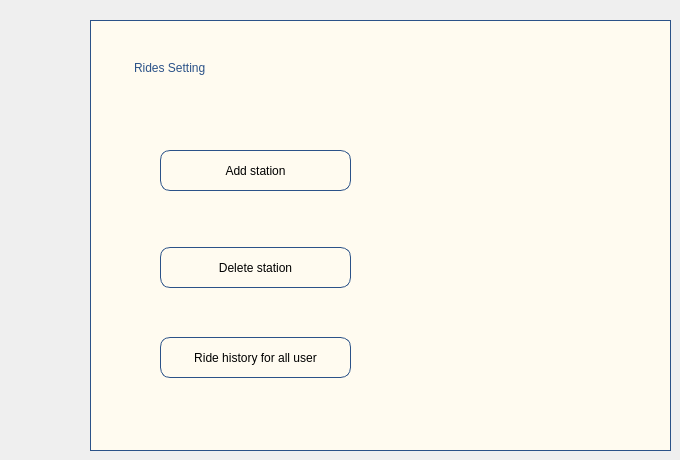
    <widget class="QWidget" name="ride_settings_2">
     <widget class="QWidget" name="widget_10" native="true">
      <property name="geometry">
       <rect>
        <x>90</x>
        <y>20</y>
        <width>581</width>
        <height>431</height>
       </rect>
      </property>
      <property name="styleSheet">
       <string notr="true">border:1px solid  rgb(43, 82, 136);


background-color: rgb(255, 251, 240);</string>
      </property>
      <widget class="QPushButton" name="pushButton_23">
       <property name="geometry">
        <rect>
         <x>70</x>
         <y>317</y>
         <width>191</width>
         <height>41</height>
        </rect>
       </property>
       <property name="styleSheet">
        <string notr="true">border-radius:10px;
font: 10pt &quot;Segoe UI&quot;;
border:1px solid  rgb(43, 82, 136);
</string>
       </property>
       <property name="text">
        <string>Ride history for all user</string>
       </property>
      </widget>
      <widget class="QLabel" name="label_27">
       <property name="geometry">
        <rect>
         <x>40</x>
         <y>17</y>
         <width>361</width>
         <height>61</height>
        </rect>
       </property>
       <property name="styleSheet">
        <string notr="true">color: rgb(43, 82, 136);
border-color: rgb(255, 251, 240);
font: 700 30pt &quot;Times New Roman&quot;;</string>
       </property>
       <property name="text">
        <string>Rides Setting </string>
       </property>
      </widget>
      <widget class="QPushButton" name="pushButton_24">
       <property name="geometry">
        <rect>
         <x>70</x>
         <y>227</y>
         <width>191</width>
         <height>41</height>
        </rect>
       </property>
       <property name="styleSheet">
        <string notr="true">border-radius:10px;
font: 10pt &quot;Segoe UI&quot;;
border:1px solid  rgb(43, 82, 136);
</string>
       </property>
       <property name="text">
        <string>Delete station</string>
       </property>
      </widget>
      <widget class="QPushButton" name="pushButton_25">
       <property name="geometry">
        <rect>
         <x>70</x>
         <y>130</y>
         <width>191</width>
         <height>41</height>
        </rect>
       </property>
       <property name="styleSheet">
        <string notr="true">border-radius:10px;
font: 10pt &quot;Segoe UI&quot;;
border:1px solid  rgb(43, 82, 136);
</string>
       </property>
       <property name="text">
        <string>Add station</string>
       </property>
      </widget>
     </widget>
    </widget>
